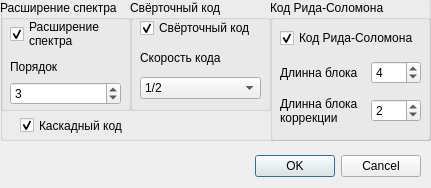
<?xml version="1.0" encoding="UTF-8"?>
<ui version="4.0">
 <class>CascadingCode</class>
 <widget class="QDialog" name="CascadingCode">
  <property name="geometry">
   <rect>
    <x>0</x>
    <y>0</y>
    <width>431</width>
    <height>188</height>
   </rect>
  </property>
  <property name="windowTitle">
   <string>Каскадный код</string>
  </property>
  <widget class="QDialogButtonBox" name="buttonBox">
   <property name="geometry">
    <rect>
     <x>0</x>
     <y>150</y>
     <width>421</width>
     <height>32</height>
    </rect>
   </property>
   <property name="orientation">
    <enum>Qt::Horizontal</enum>
   </property>
   <property name="standardButtons">
    <set>QDialogButtonBox::Cancel|QDialogButtonBox::Ok</set>
   </property>
  </widget>
  <widget class="QGroupBox" name="groupBox_4">
   <property name="geometry">
    <rect>
     <x>0</x>
     <y>-20</y>
     <width>431</width>
     <height>161</height>
    </rect>
   </property>
   <property name="title">
    <string>GroupBox</string>
   </property>
   <widget class="QGroupBox" name="groupBox">
    <property name="geometry">
     <rect>
      <x>270</x>
      <y>20</y>
      <width>161</width>
      <height>141</height>
     </rect>
    </property>
    <property name="title">
     <string>Код Рида-Соломона</string>
    </property>
    <widget class="QWidget" name="verticalLayoutWidget">
     <property name="geometry">
      <rect>
       <x>10</x>
       <y>21</y>
       <width>141</width>
       <height>111</height>
      </rect>
     </property>
     <layout class="QVBoxLayout" name="verticalLayout">
      <item>
       <widget class="QCheckBox" name="checkReedsolo">
        <property name="text">
         <string>Код Рида-Соломона</string>
        </property>
        <property name="checked">
         <bool>true</bool>
        </property>
       </widget>
      </item>
      <item>
       <layout class="QHBoxLayout" name="horizontalLayout_2">
        <item>
         <widget class="QLabel" name="label_17">
          <property name="maximumSize">
           <size>
            <width>105</width>
            <height>16777215</height>
           </size>
          </property>
          <property name="text">
           <string>Длинна блока</string>
          </property>
         </widget>
        </item>
        <item>
         <widget class="QDoubleSpinBox" name="setBlockSize">
          <property name="maximumSize">
           <size>
            <width>50</width>
            <height>16777215</height>
           </size>
          </property>
          <property name="decimals">
           <number>0</number>
          </property>
          <property name="minimum">
           <double>1.000000000000000</double>
          </property>
          <property name="maximum">
           <double>16.000000000000000</double>
          </property>
          <property name="value">
           <double>4.000000000000000</double>
          </property>
         </widget>
        </item>
       </layout>
      </item>
      <item>
       <layout class="QHBoxLayout" name="horizontalLayout_3">
        <item>
         <widget class="QLabel" name="label_24">
          <property name="maximumSize">
           <size>
            <width>105</width>
            <height>16777215</height>
           </size>
          </property>
          <property name="text">
           <string>Длинна блока
коррекции</string>
          </property>
         </widget>
        </item>
        <item>
         <widget class="QDoubleSpinBox" name="setEccSize">
          <property name="maximumSize">
           <size>
            <width>50</width>
            <height>16777215</height>
           </size>
          </property>
          <property name="decimals">
           <number>0</number>
          </property>
          <property name="minimum">
           <double>1.000000000000000</double>
          </property>
          <property name="maximum">
           <double>64.000000000000000</double>
          </property>
          <property name="value">
           <double>2.000000000000000</double>
          </property>
         </widget>
        </item>
       </layout>
      </item>
     </layout>
    </widget>
   </widget>
   <widget class="QGroupBox" name="groupBox_2">
    <property name="geometry">
     <rect>
      <x>130</x>
      <y>20</y>
      <width>141</width>
      <height>111</height>
     </rect>
    </property>
    <property name="title">
     <string>Свёрточный код</string>
    </property>
    <widget class="QWidget" name="layoutWidget">
     <property name="geometry">
      <rect>
       <x>10</x>
       <y>18</y>
       <width>121</width>
       <height>81</height>
      </rect>
     </property>
     <layout class="QVBoxLayout" name="verticalLayout_7">
      <item>
       <widget class="QCheckBox" name="checkConvCode">
        <property name="text">
         <string>Свёрточный код</string>
        </property>
        <property name="checked">
         <bool>true</bool>
        </property>
       </widget>
      </item>
      <item>
       <widget class="QLabel" name="label_25">
        <property name="text">
         <string>Скорость кода</string>
        </property>
       </widget>
      </item>
      <item>
       <widget class="QComboBox" name="selectConvSpeed">
        <property name="currentText">
         <string>1/2</string>
        </property>
        <item>
         <property name="text">
          <string>1/2</string>
         </property>
        </item>
        <item>
         <property name="text">
          <string>1/3</string>
         </property>
        </item>
       </widget>
      </item>
     </layout>
    </widget>
   </widget>
   <widget class="QGroupBox" name="groupBox_3">
    <property name="geometry">
     <rect>
      <x>0</x>
      <y>20</y>
      <width>131</width>
      <height>111</height>
     </rect>
    </property>
    <property name="title">
     <string>Расширение спектра</string>
    </property>
    <widget class="QWidget" name="layoutWidget">
     <property name="geometry">
      <rect>
       <x>10</x>
       <y>17</y>
       <width>111</width>
       <height>88</height>
      </rect>
     </property>
     <layout class="QVBoxLayout" name="verticalLayout_8">
      <item>
       <widget class="QCheckBox" name="checkSpectrumExpansion">
        <property name="text">
         <string>Расширение
спектра</string>
        </property>
        <property name="checked">
         <bool>true</bool>
        </property>
       </widget>
      </item>
      <item>
       <widget class="QLabel" name="label_26">
        <property name="text">
         <string>Порядок</string>
        </property>
       </widget>
      </item>
      <item>
       <widget class="QDoubleSpinBox" name="setSpectrumExtension">
        <property name="decimals">
         <number>0</number>
        </property>
        <property name="minimum">
         <double>2.000000000000000</double>
        </property>
        <property name="maximum">
         <double>18.000000000000000</double>
        </property>
        <property name="value">
         <double>3.000000000000000</double>
        </property>
       </widget>
      </item>
     </layout>
    </widget>
   </widget>
   <widget class="QCheckBox" name="checkCascadingCode">
    <property name="geometry">
     <rect>
      <x>20</x>
      <y>130</y>
      <width>261</width>
      <height>31</height>
     </rect>
    </property>
    <property name="text">
     <string>Каскадный код</string>
    </property>
    <property name="checked">
     <bool>true</bool>
    </property>
   </widget>
  </widget>
 </widget>
 <resources/>
 <connections>
  <connection>
   <sender>buttonBox</sender>
   <signal>accepted()</signal>
   <receiver>CascadingCode</receiver>
   <slot>accept()</slot>
   <hints>
    <hint type="sourcelabel">
     <x>248</x>
     <y>254</y>
    </hint>
    <hint type="destinationlabel">
     <x>157</x>
     <y>274</y>
    </hint>
   </hints>
  </connection>
  <connection>
   <sender>buttonBox</sender>
   <signal>rejected()</signal>
   <receiver>CascadingCode</receiver>
   <slot>reject()</slot>
   <hints>
    <hint type="sourcelabel">
     <x>316</x>
     <y>260</y>
    </hint>
    <hint type="destinationlabel">
     <x>286</x>
     <y>274</y>
    </hint>
   </hints>
  </connection>
 </connections>
</ui>
